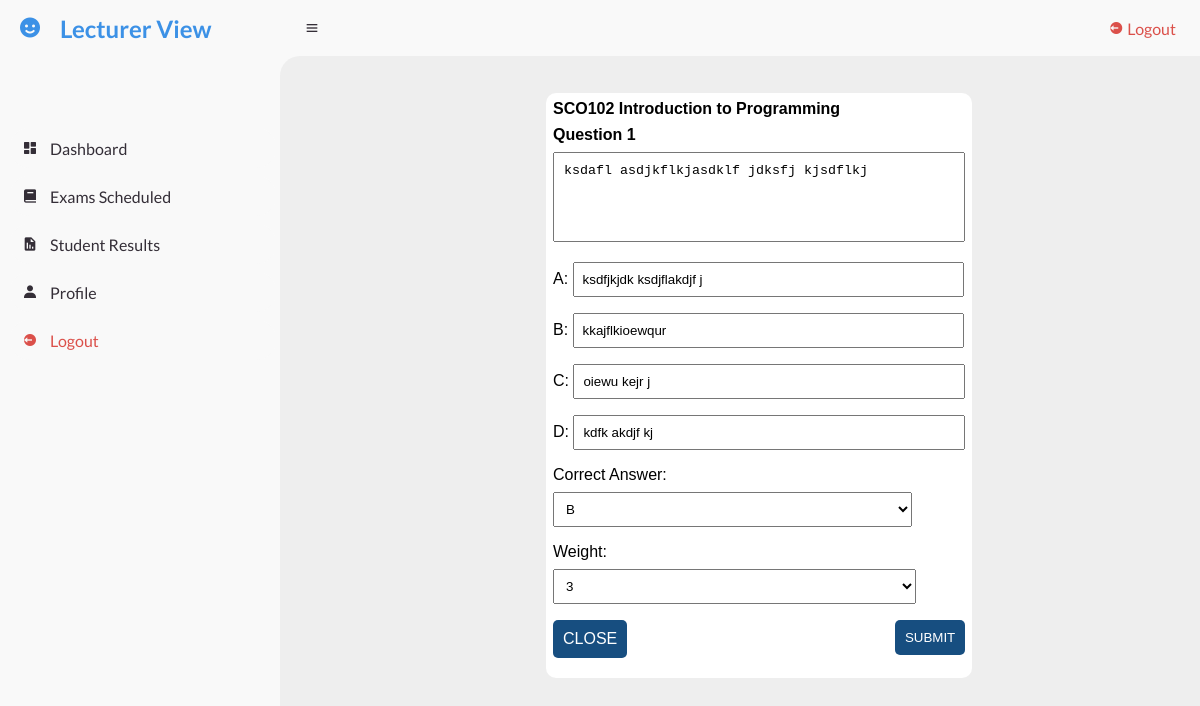
Page /exam_edit.php?q_code=1&unitcode3=SCO102 (signed in) on the committed database.
### tables this page shows
CREATE TABLE `units` (
  `unitcode` varchar(255) NOT NULL,
  `unit_title` varchar(255) DEFAULT NULL,
  `school` varchar(255) NOT NULL,
  `dept` varchar(255) DEFAULT NULL,
  `course` varchar(255) DEFAULT NULL,
  `offered` varchar(255) DEFAULT NULL
);

CREATE TABLE `questions` (
  `q_code` int(10) NOT NULL,
  `unitcodeF` varchar(255) NOT NULL,
  `question` text DEFAULT NULL,
  `optionA` varchar(255) DEFAULT NULL,
  `optionB` varchar(255) DEFAULT NULL,
  `optionC` varchar(255) DEFAULT NULL,
  `optionD` varchar(255) DEFAULT NULL,
  `correct_option` varchar(255) DEFAULT NULL,
  `weight` int(10) DEFAULT NULL
);

### exam_edit.php (the view, shortened to what this page needs)
<!DOCTYPE html>
<html >
<head>
   <link rel="stylesheet" href="style_set_exam.css">
</head>
<body >
<?php require ('header_lec.php')?>
 <div class ="section" style="padding:1px 16px;margin-top: 16px; ">
 <div class="row" style="margin-left:250px">
         <div class="column" style=   " margin-right: 20px; background-color: #ffffff">
         <div class="question" id="question">
         <form id="myForm" action="" method="post">
        <?php
            include "connect.php";
            $unitcode3=$_GET["unitcode3"];
            $sql = "SELECT unitcode, unit_title FROM units WHERE unitcode='$unitcode3'";
        $result = $conn->query($sql);
        if ($result->num_rows > 0) {
            while($row = $result->fetch_assoc()) {
                echo "<label > <b>" . $unitcode3 ." ". $row['unit_title'] ."</b> </label>";
            }
        } else {
            echo "<label>No options available</label>";
        }
        ?>
        <br>
        <?php
        $q_code=$_GET["q_code"];
        $sql = "SELECT * FROM questions WHERE unitcodeF='$unitcode3'AND q_code='$q_code'";
        $result = $conn->query($sql);
        if ($result->num_rows > 0) {
            while ($row = $result->fetch_assoc()) {
                $question=$row["question"];
                $optionA=$row["optionA"];
                $optionB=$row["optionB"];
                $optionC=$row["optionC"];
                $optionD=$row["optionD"];
                $correct_option=$row["correct_option"];
                $weight=$row["weight"];
            }
        }
        ?>
        <label id='q_code' name='q_code' value=$q_code > <b> Question <?php echo $q_code?> </b> </label>
        <textarea id="question" name="question" rows="4" placeholder="Enter question here" required><?php echo $question ?>
        </textarea><br>
        <label for="optionA">A:</label>
        <input type="text" id="optionA" name="optionA" placeholder="Enter option A" required
        value="<?php echo $optionA ?>"><br/>
        <label for="optionB">B:</label>
        <input type="text" id="optionB" name="optionB" placeholder="Enter option B" required
        value="<?php echo $optionB ?>"><br/>
        <label for="optionC">C:</label>
        <input type="text" id="optionC" name="optionC" placeholder="Enter option C" required
        value="<?php echo $optionC ?>"><br/>
        <label for="optionD">D:</label>
        <input type="text" id="optionD" name="optionD" placeholder="Enter option D" required
        value="<?php echo $optionD ?>"><br/>
        <label for="correct_option">Correct Answer:</label>
        <select id="correct_option" name="correct_option" required>
            <option value="<?php echo $correct_option?>" ><?php echo $correct_option?></option>
        </select>
        <br>
        <label for="weight">Weight: </label>
        <select id="weight" name="weight" required>
            <option value="<?php echo $weight?>"  ><?php echo $weight?></option>
        </select>    <br/>
    <a class="close" href="exam_questions.php?unitcode3=<?php echo $unitcode3;?>">CLOSE </a>
    <input type="submit" name="submit" value="SUBMIT"/>
 </form>
</div>
         </div>
   </div>
</div>
</body>
</html>

### style_set_exam.css (style rules this page uses)
body { font-family: Arial, Helvetica, sans-serif; }
.column { float: left; padding: 7px; width: 48%; background-color: #f2f2f2; border-radius: 10px; }
.row { margin: auto; width: 100%; margin-top: 20px; }
.row:after { content: ""; display: table; clear: both; }
body { padding: 0; margin: 0; overflow: hidden; }
textarea { width: 100%; height: 90px; margin-bottom: 16px; padding: 10px; box-sizing: border-box; resize: none; }
label { margin-bottom: 8px; display: inline-block; width: fit-content; }
#weight { width: 88%; }
input { width: 95%; padding: 8px; margin-bottom: 16px; box-sizing: border-box; }
select { width: 78%; padding: 8px; margin-bottom: 16px; box-sizing: border-box; }
input[type="submit"] { background-color: #174e80; color: white; padding: 10px; border: none; cursor: pointer; width: auto; border-radius: 5px; display: inline-block; }

### style_header.css (style rules this page uses)
* { margin: 0; padding: 0; box-sizing: border-box; }
a { text-decoration: none; }
:root { --poppins: 'Poppins', sans-serif; --lato: 'Lato', sans-serif; --light: #F9F9F9; --blue: #3C91E6; --light-blue: #CFE8FF; --grey: #eee; --dark-grey: #AAAAAA; --dark: #342E37; --red: #DB504A; --yellow: #FFCE26; --light-yellow: #FFF2C6; --orange: #FD7238; --light-orange: #FFE0D3; }
html { overflow-x: hidden; }
body { background: var(--grey); overflow-x: hidden; }

### exam_edit.php (style rules this page uses)
input[type="submit"] { background-color: #174e80; color: white; padding: 10px; border: none; cursor: pointer; width: auto; border-radius: 5px; float:right; }
.close { background-color: #174e80; color: white; padding: 10px; border: none; cursor: pointer; width: auto; border-radius: 5px; float:left; }
a { text-decoration: none; }
select { width: 359px; }

### rows in the picture
units: unit_title "Introduction to Programming"
questions: question "ksdafl asdjkflkjasdklf jdksfj kjsdflkj", optionA "ksdfjkjdk ksdjflakdjf j", optionB "kkajflkioewqur", optionC "oiewu kejr j", optionD "kdfk akdjf kj", correct_option "B", weight "3"

### other values in the picture
$q_code "1"
